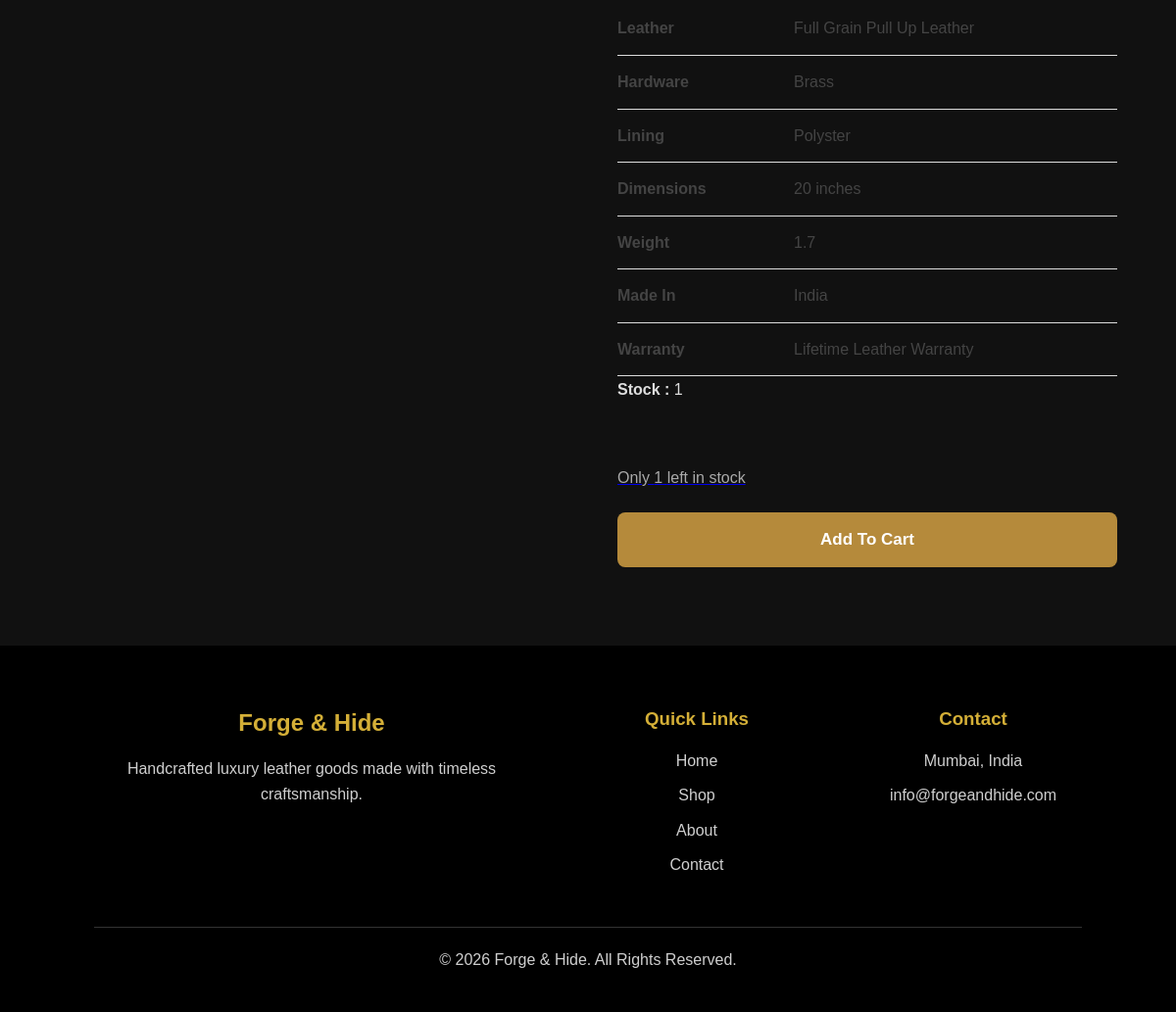
Page /product/forge-duffle (lower part) on the earlier database version.
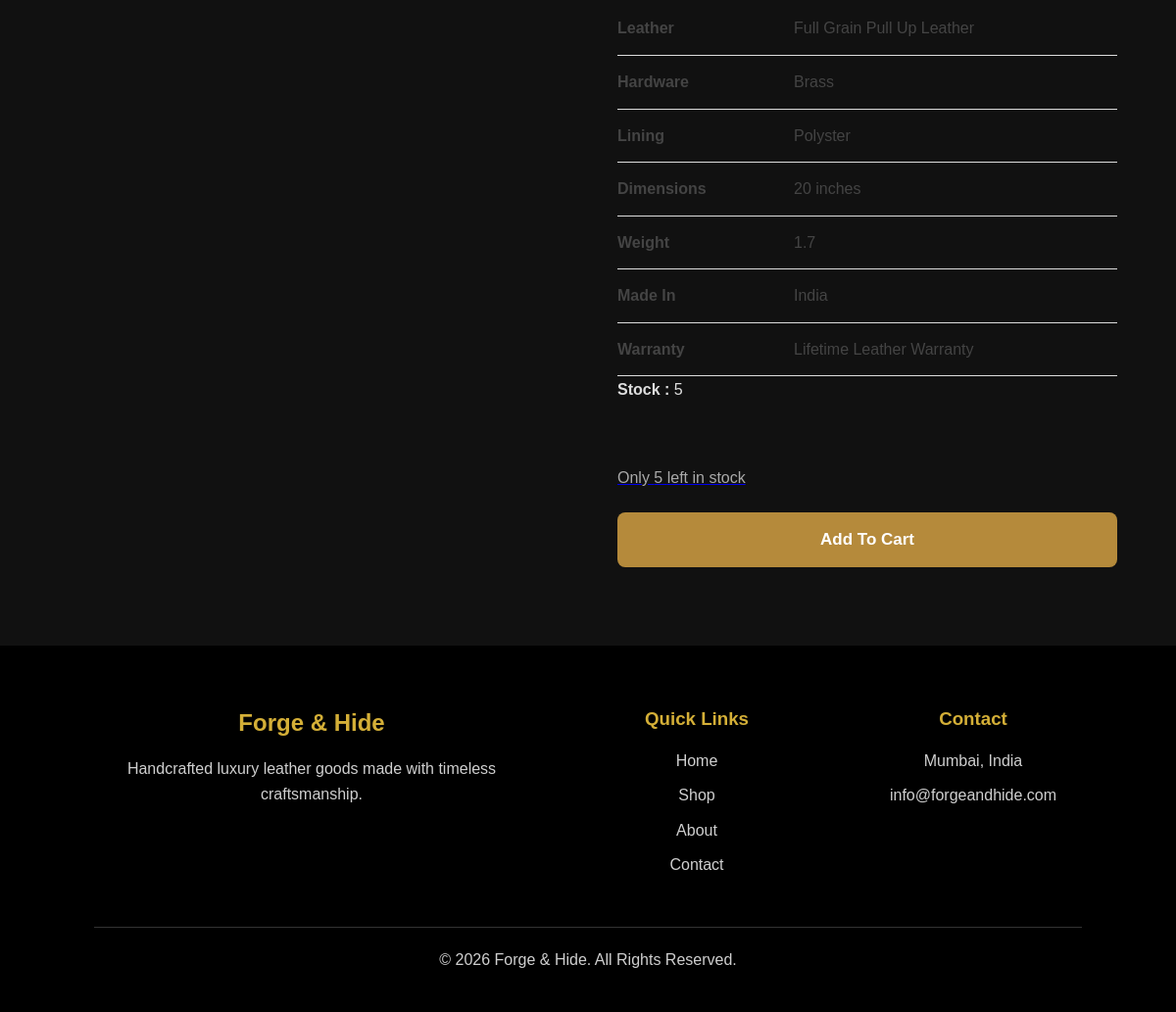
Same page on the later database version.
### models.py (models this page shows, shortened)
class Product(db.Model):
    __tablename__ = "products"
    id = db.Column(db.Integer, primary_key=True)
    category_id = db.Column(
        db.Integer,
        db.ForeignKey("categories.id", name="fk_product_category"),
        nullable=True
    )
    category = db.relationship(
        "Category",
        back_populates="products"
    )
    name = db.Column(db.String(200), nullable=False)
    slug = db.Column(db.String(200), unique=True, nullable=False)
    description = db.Column(db.Text)
    short_description = db.Column(db.String(500))
    long_description = db.Column(db.Text)
    leather_type = db.Column(db.String(150))
    hardware = db.Column(db.String(150))
    lining = db.Column(db.String(150))
    dimensions = db.Column(db.String(150))
    weight = db.Column(db.String(100))
    made_in = db.Column(db.String(100))
    warranty = db.Column(db.String(100))
    care = db.Column(db.Text)
    is_bestseller = db.Column(db.Boolean, default=False)
    price = db.Column(db.Float, nullable=False)
    stock = db.Column(db.Integer, default=0)
    image = db.Column(db.String(300))
    is_featured = db.Column(db.Boolean, default=False)
    created_at = db.Column(
        db.DateTime,
        server_default=func.now()
    )

### app.py (the view)
@app.route("/product/<slug>")
def product_detail(slug):
    product = Product.query.filter_by(
        slug=slug
    ).first_or_404()
    return render_template(
        "product_detail.html",
        product=product
    )

### app.py (called while the page is built)
@app.context_processor
def inject_cart_count():
    cart_count = 0
    if current_user.is_authenticated:
        cart_items = Cart.query.filter_by(
            customer_id=current_user.id
        ).all()
        for item in cart_items:
            cart_count += item.quantity
    return {
        "cart_count": cart_count
    }

@app.after_request
def add_no_cache_headers(response):
    response.headers["Cache-Control"] = "no-store, no-cache, must-revalidate, max-age=0"
    response.headers["Pragma"] = "no-cache"
    response.headers["Expires"] = "0"
    return response

### templates/product_detail.html (shortened to what this page needs)
{% extends "base.html" %}
{% block content %}
<div class="product-detail">
    <div class="product-content">
<div class="product-specs">
    <table>
<tr>
<td>Leather</td>
<td>{{ product.leather_type }}</td>
</tr>
<tr>
<td>Hardware</td>
<td>{{ product.hardware }}</td>
</tr>
<tr>
<td>Lining</td>
<td>{{ product.lining }}</td>
</tr>
<tr>
<td>Dimensions</td>
<td>{{ product.dimensions }}</td>
</tr>
<tr>
<td>Weight</td>
<td>{{ product.weight }}</td>
</tr>
<tr>
<td>Made In</td>
<td>{{ product.made_in }}</td>
</tr>
<tr>
<td>Warranty</td>
<td>{{ product.warranty }}</td>
</tr>
</table>
</div>
        <p>
            <strong>Stock :</strong>
            {{ product.stock }}
        </p>
        <br>
        <a href="{{ url_for('add_to_cart', product_id=product.id) }}">
    {% if product.stock > 0 %}
<p style="
    margin-top:15px;
    color:#aaa;
">
    {% if product.stock <= 5 %}
        Only {{ product.stock }} left in stock
    {% else %}
        In Stock
    {% endif %}
</p>
{% endif %}
{% if product.stock > 0 %}
<button
    type="submit"
    class="hero-button"
>
    Add To Cart
</button>
{% endif %}
</a>
    </div>
</div>
{% endblock %}

Differences in the rows shown:
changed Product "Full Grain Pull Up Leather": stock "1" → "5"
